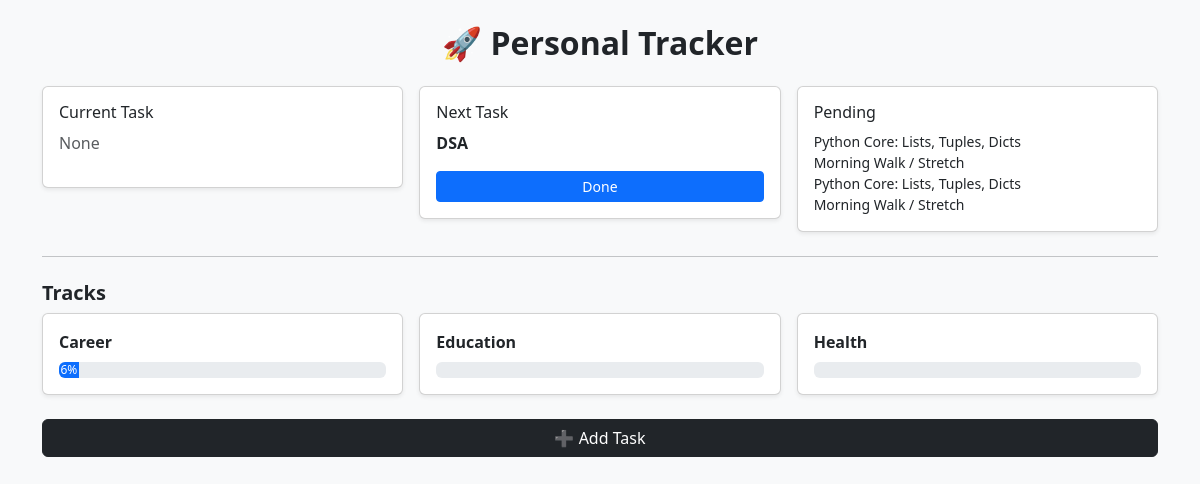
The page / on the database its author committed.
### routines/models.py (models this page shows, shortened)
class RoutineTask(models.Model):
    title = models.CharField(max_length=200)
    description = models.TextField(blank=True, null=True)
    scheduled_date = models.DateField()
    start_time = models.TimeField()
    duration_minutes = models.IntegerField(default=30)
    is_completed = models.BooleanField(default=False)
    created_at = models.DateTimeField(auto_now_add=True)
    track = models.CharField(
    max_length=20,
    choices=[('career', 'Career'), ('education', 'Education'), ('health', 'Health & Mindset')],
    default='career'
)

### routines/dashboard.py (the view)
# urls.py: path('', dashboard.dashboard_view, name='dashboard'),
def dashboard_view(request):
    now = make_naive(localtime())  # convert aware datetime to naive
    today = date.today()
    tasks_today = RoutineTask.objects.filter(scheduled_date=today)
    current_task = None
    next_task = None
    pending_tasks = []
    for t in tasks_today:  # <-- use tasks_today, not undefined 'tasks'
        task_start = datetime.combine(t.scheduled_date, t.start_time)  # naive datetime
        task_end = task_start + timedelta(minutes=t.duration_minutes)
        if task_start <= now <= task_end and not t.is_completed:
            current_task = t
        elif task_start > now and not t.is_completed:
            if not next_task or task_start < datetime.combine(next_task.scheduled_date, next_task.start_time):
                next_task = t
        elif task_end < now and not t.is_completed:
            pending_tasks.append(t)
    progress = {}
    for track in ['career', 'education', 'health']:
        track_tasks = RoutineTask.objects.filter(track=track)
        completed = track_tasks.filter(is_completed=True).count()
        total = track_tasks.count()
        progress[track] = int((completed / total) * 100) if total else 0
    return render(request, 'routines/dashboard.html', {
        'current_task': current_task,
        'next_task': next_task,
        'pending_tasks': pending_tasks,
        'progress': progress
    })

### routines/templates/routines/dashboard.html (shortened to what this page needs)
<!DOCTYPE html>
<html>
<head>
    <link href="https://cdn.jsdelivr.net/npm/bootstrap@5.3.3/dist/css/bootstrap.min.css" rel="stylesheet">
</head>
<body class="bg-light">
<div class="container py-4">
    <h2 class="text-center fw-bold mb-4">🚀 Personal Tracker</h2>
    <div class="row g-3">
        <div class="col-12 col-md-4">
            <div class="card shadow-sm">
                <div class="card-body">
                    <h6>Current Task</h6>
                    {% if current_task %}
                        <p class="fw-bold">{{ current_task.title }}</p>
                        <form method="post" action="{% url 'toggle_task' current_task.id %}">
                            {% csrf_token %}
                            <button class="btn btn-success btn-sm w-100">Done</button>
                        </form>
                    {% else %}
                        <p class="text-muted">None</p>
                    {% endif %}
                </div>
            </div>
        </div>
        <div class="col-12 col-md-4">
            <div class="card shadow-sm">
                <div class="card-body">
                    <h6>Next Task</h6>
                    {% if next_task %}
                        <p class="fw-bold">{{ next_task.title }}</p>
                        <form method="post" action="{% url 'toggle_task' next_task.id %}">
                            <button class="btn btn-primary btn-sm w-100">Done</button>
                        </form>
                    {% else %}
                        <p class="text-muted">None</p>
                    {% endif %}
                </div>
            </div>
        </div>
        <div class="col-12 col-md-4">
            <div class="card shadow-sm">
                <div class="card-body">
                    <h6>Pending</h6>
                    {% for task in pending_tasks %}
                        <div class="small">{{ task.title }}</div>
                    {% empty %}
                        <p class="text-muted">None</p>
                    {% endfor %}
                </div>
            </div>
        </div>
    </div>
    <hr class="my-4">
    <h5 class="fw-bold">Tracks</h5>
    <div class="row g-3">
        <div class="col-12 col-md-4">
            <a href="{% url 'track_detail' 'career' %}" class="text-decoration-none">
                <div class="card shadow-sm">
                    <div class="card-body">
                        <b>Career</b>
                        <div class="progress mt-2">
                            <div class="progress-bar" style="width: {{ progress.career }}%">
                                {{ progress.career }}%
                            </div>
                        </div>
                    </div>
                </div>
            </a>
        </div>
        <div class="col-12 col-md-4">
            <a href="{% url 'track_detail' 'education' %}" class="text-decoration-none">
                <div class="card shadow-sm">
                    <div class="card-body">
                        <b>Education</b>
                        <div class="progress mt-2">
                        </div>
                    </div>
                </div>
            </a>
        </div>
        <div class="col-12 col-md-4">
            <a href="{% url 'track_detail' 'health' %}" class="text-decoration-none">
                <div class="card shadow-sm">
                    <div class="card-body">
                        <b>Health</b>
                        <div class="progress mt-2">
                        </div>
                    </div>
                </div>
            </a>
        </div>
    </div>
    <div class="d-grid mt-4">
        <a href="{% url 'add_task' %}" class="btn btn-dark">➕ Add Task</a>
    </div>
</div>
</body>
</html>

### rows shown on the page
RoutineTask: title "DSA"
RoutineTask: title "Python Core: Lists, Tuples, Dicts"
RoutineTask: title "Morning Walk / Stretch"
RoutineTask: title "Python Core: Lists, Tuples, Dicts"
RoutineTask: title "Morning Walk / Stretch"

### other values the page prints
{{ progress.career }} "6"
